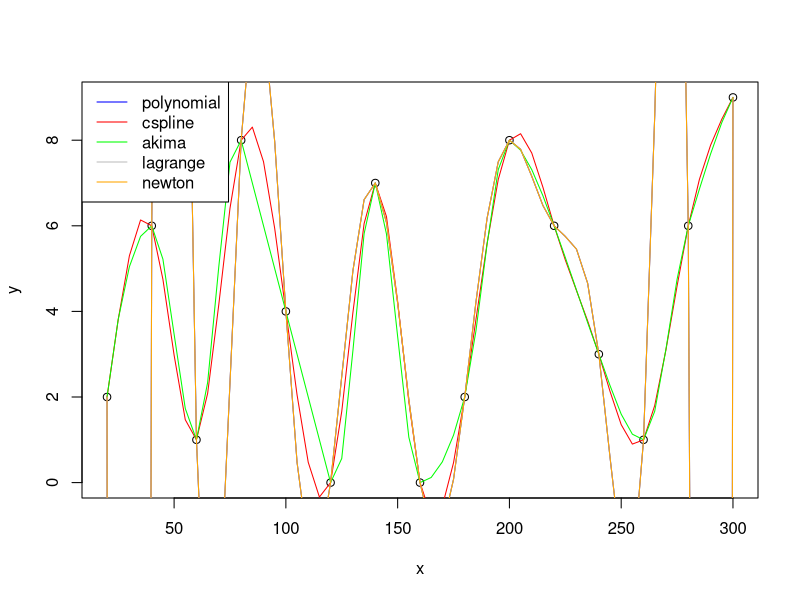

Recreate this plot in R.
results = read.csv("f_interp.txt")
points = read.csv("f_points.txt")

y_range = range(0, points$y)

pdf(file="plots/all.pdf", height=5, width=10, bg="white")

plot(points$x, points$y, lty = 1, ylim = y_range, xlab = "x", ylab = "y", col="black")

lines(results[results$alg=="polynomial",]$x, results[results$alg=="polynomial",]$y, lty = 1, col = "blue")
lines(results[results$alg=="cspline",]$x, results[results$alg=="cspline",]$y, lty = 1, col = "red")
lines(results[results$alg=="akima",]$x, results[results$alg=="akima",]$y, lty = 1, col = "green")
lines(results[results$alg=="lagrange",]$x, results[results$alg=="lagrange",]$y, lty = 1, col = "gray")
lines(results[results$alg=="newton",]$x, results[results$alg=="newton",]$y, lty = 1, col = "orange")
legend("topleft", c("polynomial", "cspline", "akima", "lagrange", "newton"), col=c("blue","red", "green", "gray", "orange"),lty=1)
dev.off()
